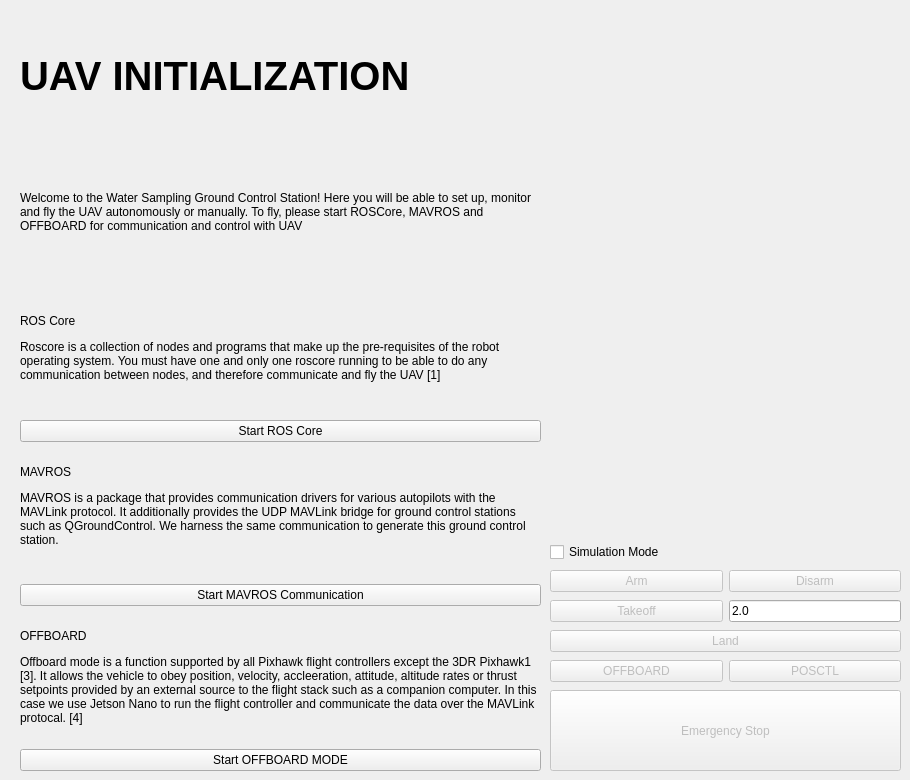
  <widget class="QWidget" name="Initialization_Tab">
   <property name="font">
    <font>
     <weight>50</weight>
     <bold>false</bold>
    </font>
   </property>
   <attribute name="title">
    <string>Initilization</string>
   </attribute>
   <widget class="QWidget" name="verticalLayoutWidget">
    <property name="geometry">
     <rect>
      <x>20</x>
      <y>10</y>
      <width>521</width>
      <height>761</height>
     </rect>
    </property>
    <layout class="QVBoxLayout" name="InitVLayout">
     <item>
      <widget class="QLabel" name="InitTitle">
       <property name="enabled">
        <bool>true</bool>
       </property>
       <property name="font">
        <font>
         <pointsize>30</pointsize>
         <weight>75</weight>
         <bold>true</bold>
        </font>
       </property>
       <property name="layoutDirection">
        <enum>Qt::LeftToRight</enum>
       </property>
       <property name="text">
        <string>UAV INITIALIZATION</string>
       </property>
      </widget>
     </item>
     <item>
      <widget class="QLabel" name="Welcome">
       <property name="text">
        <string>&lt;html&gt;&lt;head/&gt;&lt;body&gt;&lt;p&gt;Welcome to the Water Sampling Ground Control Station! Here you will be able to set up, monitor and fly the UAV autonomously or manually. To fly, please start ROSCore, MAVROS and OFFBOARD for communication and control with UAV&lt;/p&gt;&lt;/body&gt;&lt;/html&gt;</string>
       </property>
       <property name="wordWrap">
        <bool>true</bool>
       </property>
      </widget>
     </item>
     <item>
      <widget class="QLabel" name="ROSCoreInfo">
       <property name="text">
        <string>&lt;html&gt;&lt;head/&gt;&lt;body&gt;&lt;p&gt;ROS Core &lt;/p&gt;&lt;p&gt;Roscore is a collection of nodes and programs that make up the pre-requisites of the robot operating system. You must have one and only one roscore running to be able to do any communication between nodes, and therefore communicate and fly the UAV [1]&lt;/p&gt;&lt;/body&gt;&lt;/html&gt;</string>
       </property>
       <property name="wordWrap">
        <bool>true</bool>
       </property>
      </widget>
     </item>
     <item>
      <widget class="QPushButton" name="StartROSCore">
       <property name="text">
        <string>Start ROS Core</string>
       </property>
      </widget>
     </item>
     <item>
      <widget class="QLabel" name="MAVROSInfo">
       <property name="frameShadow">
        <enum>QFrame::Plain</enum>
       </property>
       <property name="text">
        <string>&lt;html&gt;&lt;head/&gt;&lt;body&gt;&lt;p&gt;MAVROS&lt;/p&gt;&lt;p&gt;MAVROS is a package that provides communication drivers for various autopilots with the MAVLink protocol. It additionally provides the UDP MAVLink bridge for ground control stations such as QGroundControl. We harness the same communication to generate this ground control station.&lt;br/&gt;&lt;/p&gt;&lt;/body&gt;&lt;/html&gt;</string>
       </property>
       <property name="wordWrap">
        <bool>true</bool>
       </property>
      </widget>
     </item>
     <item>
      <widget class="QPushButton" name="StartMAVROS">
       <property name="text">
        <string>Start MAVROS Communication</string>
       </property>
      </widget>
     </item>
     <item>
      <widget class="QLabel" name="OFFBOARDInfo">
       <property name="text">
        <string>&lt;html&gt;&lt;head/&gt;&lt;body&gt;&lt;p&gt;OFFBOARD&lt;/p&gt;&lt;p&gt;Offboard mode is a function supported by all Pixhawk flight controllers except the 3DR Pixhawk1 [3]. It allows the vehicle to obey position, velocity, accleeration, attitude, altitude rates or thrust setpoints provided by an external source to the flight stack such as a companion computer. In this case we use Jetson Nano to run the flight controller and communicate the data over the MAVLink protocal. [4]&lt;/p&gt;&lt;/body&gt;&lt;/html&gt;</string>
       </property>
       <property name="wordWrap">
        <bool>true</bool>
       </property>
      </widget>
     </item>
     <item>
      <widget class="QPushButton" name="StartOffboard">
       <property name="text">
        <string>Start OFFBOARD MODE</string>
       </property>
      </widget>
     </item>
    </layout>
   </widget>
   <widget class="QWidget" name="gridLayoutWidget_2">
    <property name="geometry">
     <rect>
      <x>550</x>
      <y>540</y>
      <width>351</width>
      <height>149</height>
     </rect>
    </property>
    <layout class="QGridLayout" name="gridLayout">
     <property name="sizeConstraint">
      <enum>QLayout::SetNoConstraint</enum>
     </property>
     <item row="3" column="1">
      <widget class="QLineEdit" name="TakeoffHeight">
       <property name="sizePolicy">
        <sizepolicy hsizetype="Minimum" vsizetype="Fixed">
         <horstretch>0</horstretch>
         <verstretch>0</verstretch>
        </sizepolicy>
       </property>
       <property name="text">
        <string>2.0</string>
       </property>
      </widget>
     </item>
     <item row="2" column="1">
      <widget class="QPushButton" name="DISARM">
       <property name="enabled">
        <bool>false</bool>
       </property>
       <property name="text">
        <string>Disarm</string>
       </property>
      </widget>
     </item>
     <item row="0" column="0">
      <widget class="QCheckBox" name="SimulationMode">
       <property name="text">
        <string>Simulation Mode</string>
       </property>
       <property name="checked">
        <bool>false</bool>
       </property>
      </widget>
     </item>
     <item row="4" column="0" colspan="2">
      <widget class="QPushButton" name="Land">
       <property name="enabled">
        <bool>false</bool>
       </property>
       <property name="sizePolicy">
        <sizepolicy hsizetype="Preferred" vsizetype="Fixed">
         <horstretch>0</horstretch>
         <verstretch>0</verstretch>
        </sizepolicy>
       </property>
       <property name="text">
        <string>Land</string>
       </property>
      </widget>
     </item>
     <item row="3" column="0">
      <widget class="QPushButton" name="Takeoff">
       <property name="enabled">
        <bool>false</bool>
       </property>
       <property name="text">
        <string>Takeoff</string>
       </property>
      </widget>
     </item>
     <item row="2" column="0">
      <widget class="QPushButton" name="ARM">
       <property name="enabled">
        <bool>false</bool>
       </property>
       <property name="text">
        <string>Arm</string>
       </property>
      </widget>
     </item>
     <item row="5" column="0">
      <widget class="QPushButton" name="OFFBOARD">
       <property name="enabled">
        <bool>false</bool>
       </property>
       <property name="text">
        <string>OFFBOARD</string>
       </property>
      </widget>
     </item>
     <item row="5" column="1">
      <widget class="QPushButton" name="POSCTL">
       <property name="enabled">
        <bool>false</bool>
       </property>
       <property name="text">
        <string>POSCTL</string>
       </property>
      </widget>
     </item>
    </layout>
   </widget>
   <widget class="QPushButton" name="EmergencyStop">
    <property name="enabled">
     <bool>false</bool>
    </property>
    <property name="geometry">
     <rect>
      <x>550</x>
      <y>690</y>
      <width>351</width>
      <height>81</height>
     </rect>
    </property>
    <property name="text">
     <string>Emergency Stop</string>
    </property>
   </widget>
  </widget>
